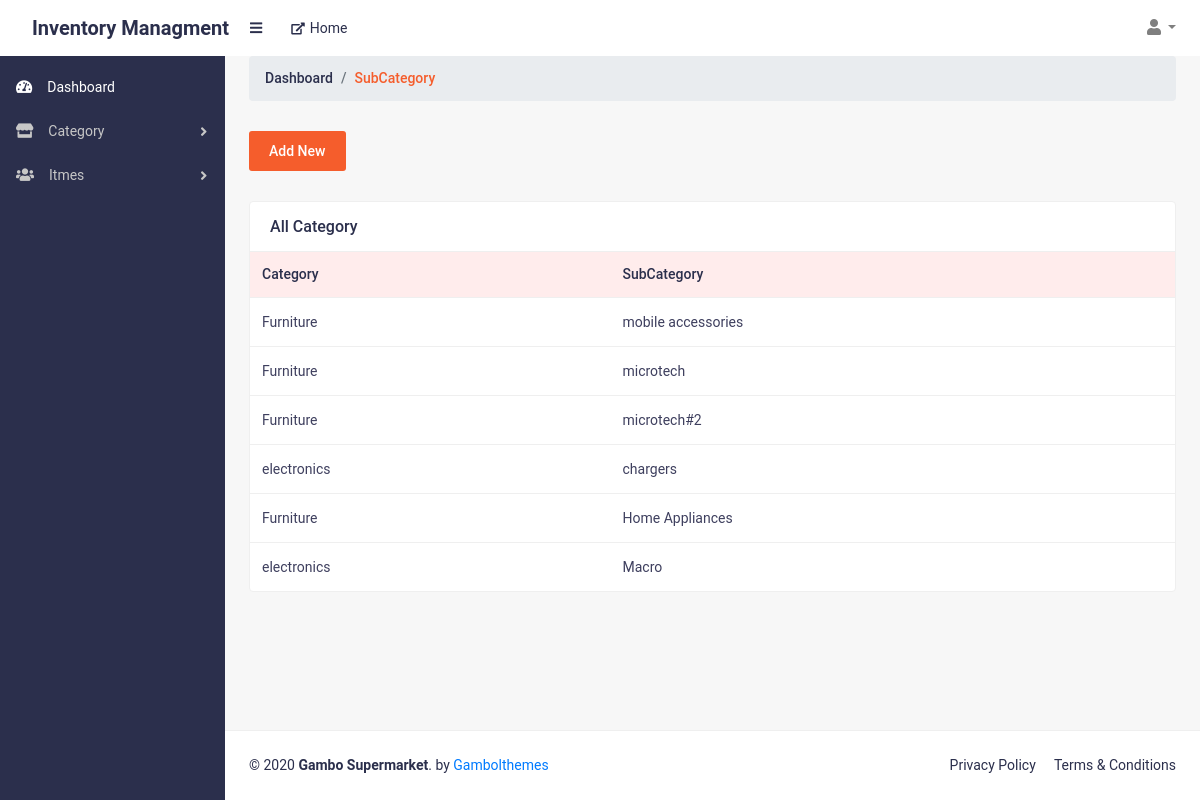
Screenshot of /allSubCategory (signed in) with the database file from the repository.
### web/models.py (models this page shows, shortened)
class subCategory(models.Model):
    sub_Category_Id = models.AutoField(primary_key=True)
    sub_Category_name  = models.CharField(max_length=200, default="",unique=True)
    Category_Id=models.ForeignKey(Category , on_delete=models.SET_NULL,blank=True,null=True)

class Category(models.Model):
    Category_Id = models.AutoField(primary_key=True)
    Category_name  = models.CharField(max_length=200, default="",unique=True)
    Super_Admin_Id=models.ForeignKey(Super_AdminAccount , on_delete=models.SET_NULL,blank=True,null=True)
    def __str__(self):
        return self.Category_name

### web/views.py (the view)
# urls.py: path('allSubCategory',allSubCategory.as_view(),name="allSubCategory"),
class allSubCategory(View):
    def get(self,request):
        try:
            sessionhandle = checkAdminSession(self,request)
            if sessionhandle:
                data = subCategory.objects.all()
                return render(request,'superadmin/subcategory.html',{'data':data})
            return redirect('superadminlogin')
        except:
            return redirect('superadminlogin')

### web/views.py (called while the page is built)
def checkAdminSession(self,request):
    if request.session.has_key('adminid'):
        return True
    else:
        return False

### templates/superadmin/subcategory.html
{% extends 'superadmin/base.html' %}
{% load static %}
{% block body %}
<main>
    <div class="container-fluid">
        <ol class="breadcrumb mb-30">
            <li class="breadcrumb-item"><a href="#">Dashboard</a></li>
            <li class="breadcrumb-item active">SubCategory </li>
        </ol>
        <div class="row justify-content-between">
            <div class="col-lg-12">
                <a href="/addSubCategory" class="add-btn hover-btn">Add New</a>
            </div>
            <div class="col-lg-12 col-md-12">
                <div class="card card-static-2 mt-30 mb-30">
                    <div class="card-title-2">
                        <h4>All Category</h4>
                    </div>
                    <div class="card-body-table">
                        <div class="table-responsive">
                            <table class="table ucp-table table-hover">
                                <thead>
                                    <tr>
                                        <th>Category</th>
                                        <th>SubCategory</th>
                                    </tr>
                                </thead>
                                <tbody>
                                {% for i in data  %}
                                    <tr>
                                        <td>{{i.Category_Id}}</td>
                                        <td>{{i.sub_Category_name}}</td>
                                    </tr>
                                {% endfor %}
                                </tbody>
                            </table>
                        </div>
                    </div>
                </div>
            </div>
        </div>
    </div>
</main>
{% endblock body %}

### static/assets/css/styles.css (style rules this page uses)
html { font-family:roboto,sans-serif!important;line-height:1.15;-webkit-text-size-adjust:100%;-webkit-tap-highlight-color:transparent }
article,aside,figcaption,figure,footer,header,hgroup,main,nav,section { display:block }
body { margin:0;font-family:roboto,sans-serif!important;font-size:1rem;font-weight:400;line-height:1.5;color:#2b2f4c;text-align:left;background-color:#f7f7f7 }
h1,h2,h3,h4,h5,h6 { margin-top:0;margin-bottom:.5rem }
ol,ul,dl { margin-top:0;margin-bottom:1rem }
a { color:#007bff;text-decoration:none;background-color:transparent }
table { border-collapse:collapse }
th { text-align:inherit }
h1,h2,h3,h4,h5,h6,.h1,.h2,.h3,.h4,.h5,.h6 { margin-bottom:.5rem;font-weight:500;line-height:1.2 }
h4,.h4 { font-size:1.5rem }
html,body { height:100% }
.container,.container-fluid,.container-sm,.container-md,.container-lg,.container-xl { padding-left:1.5rem;padding-right:1.5rem }

### static/assets/css/admin-style.css (style rules this page uses)
.container,.container-fluid,.container-sm,.container-md,.container-lg,.container-xl { padding-left:1.5rem!important;padding-right:1.5rem!important }
.mt-30 { margin-top:30px!important }
.mb-30 { margin-bottom:30px!important }
.breadcrumb-item.active { color:#f55d2c!important }
.breadcrumb-item { color:#2b2f4c!important;font-weight:500;font-size:14px }
.breadcrumb-item a { color:#2b2f4c!important }
.card-static-2 { border:1px solid #efefef!important;background:#fff }
.card-title-2 { display:flex;align-items:center;width:100%;margin-bottom:0!important;border-bottom:0;padding:15px 20px }
.card-title-2 h4 { font-size:16px;font-weight:500;color:#2b2f4c;margin-bottom:0!important }
.ucp-table { color:#2b2f4c!important;border:0!important;border-color:#fff!important;margin-bottom:0!important }
.ucp-table thead th { vertical-align:bottom;border-bottom:0!important }
.ucp-table td,.ucp-table th { border-top:1px solid #efefef!important }
.ucp-table thead tr th { color:#2b2f4c;font-size:14px;background-color:#ffecec;font-weight:500 }
.ucp-table td { font-size:14px;font-weight:400;color:#3e3f5e;line-height:24px }
.add-btn { font-size:14px;font-weight:500;color:#fff;background:#f55d2c;padding:10px 20px;display:inline-block;height:40px;border-radius:3px }

### rows the page displays
subCategory: Category_Id "Furniture", sub_Category_name "mobile accessories"
subCategory: Category_Id "Furniture", sub_Category_name "microtech"
subCategory: Category_Id "Furniture", sub_Category_name "microtech#2"
subCategory: Category_Id "electronics", sub_Category_name "chargers"
subCategory: Category_Id "Furniture", sub_Category_name "Home Appliances"
subCategory: Category_Id "electronics", sub_Category_name "Macro"
